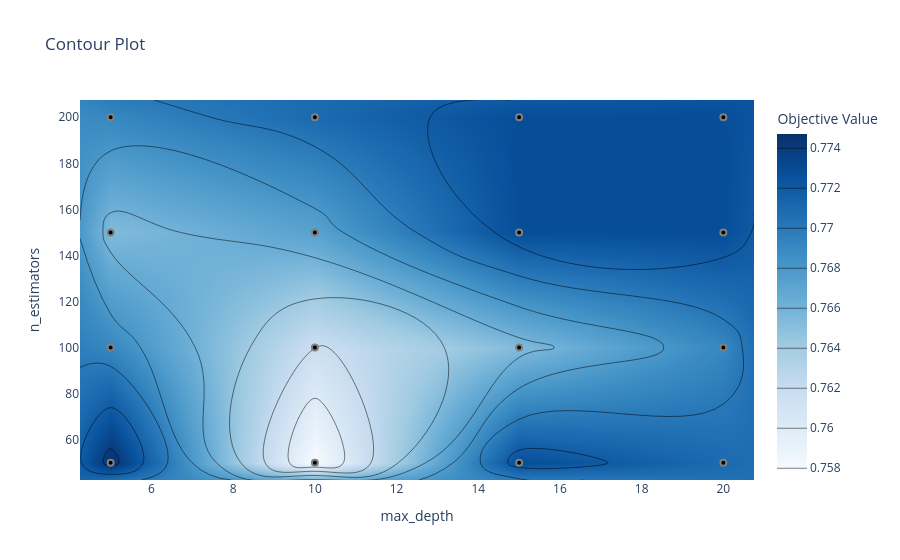

Write notebook code for a chart like this one.
### Markdown cell above
### 4. contour plot

### Code cell
plot_contour(study).show()

### Figure 1 — Plotly figure (JSON) as saved in the notebook; plotly's stock layout.template omitted (floating-point values rounded to 4 significant figures)
{"data": [{"colorbar": {"title": {"text": "Objective Value"}}, "colorscale": [[0, "rgb(247,251,255)"], [0.125, "rgb(222,235,247)"], [0.25, "rgb(198,219,239)"], [0.375, "rgb(158,202,225)"], [0.5, "rgb(107,174,214)"], [0.625, "rgb(66,146,198)"], [0.75, "rgb(33,113,181)"], [0.875, "rgb(8,81,156)"], [1, "rgb(8,48,107)"]], "connectgaps": true, "contours": {"coloring": "heatmap"}, "hoverinfo": "none", "line": {"smoothing": 1.3}, "reversescale": false, "type": "contour", "x": [4.25, 5, 10, 15, 20, 20.75], "y": [42.5, 50, 100, 150, 200, 207.5], "z": [[NaN, NaN, NaN, NaN, NaN, NaN], [NaN, 0.7747, 0.7579, 0.7728, 0.7709, NaN], [NaN, 0.7691, 0.7616, 0.7654, 0.7691, NaN], [NaN, 0.7654, 0.7672, 0.7728, 0.7728, NaN], [NaN, 0.7691, 0.7709, 0.7728, 0.7728, NaN], [NaN, NaN, NaN, NaN, NaN, NaN]]}, {"marker": {"color": "black", "line": {"color": "Gray", "width": 2}}, "mode": "markers", "name": "Feasible Trial", "showlegend": false, "type": "scatter", "x": [5, 10, 15, 15, 20, 10, 5, 20, 15, 10, 20, 15, 5, 5, 10, 20], "y": [100, 150, 50, 100, 100, 50, 150, 150, 150, 200, 200, 200, 200, 50, 100, 50]}, {"marker": {"color": "#cccccc", "line": {"color": "Gray", "width": 2}}, "mode": "markers", "name": "Infeasible Trial", "showlegend": false, "type": "scatter", "x": [], "y": []}], "layout": {"title": {"text": "Contour Plot"}, "xaxis": {"range": [4.25, 20.75], "title": {"text": "max_depth"}}, "yaxis": {"range": [42.5, 207.5], "title": {"text": "n_estimators"}}}}
